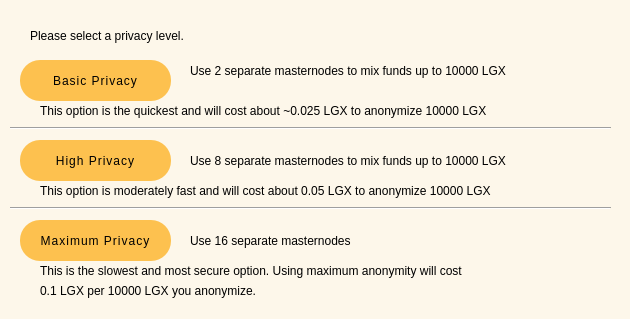
<?xml version="1.0" encoding="UTF-8"?>
<ui version="4.0">
 <class>ObfuscationConfig</class>
 <widget class="QDialog" name="ObfuscationConfig">
  <property name="geometry">
   <rect>
    <x>0</x>
    <y>0</y>
    <width>630</width>
    <height>319</height>
   </rect>
  </property>
  <property name="windowTitle">
   <string>Configure Obfuscation</string>
  </property>
  <property name="styleSheet">
   <string notr="true">QPushButton {
  background-color: #fdc14f;
  padding: 0.85em 2em;
  letter-spacing: 1px;
  color: #000000;
  font-size: 12px;
  border-radius: 20px;
}
QPushButton:hover {
  background-color: #fb9803;
}
QPushButton:focus {
  border: none;
  outline: none;
}
QPushButton:pressed {
  border: 1px solid #ff7300;
}

QPushButton:disabled {
  border: 1px solid #aaaaaa;
  background-color: #bbbbbb;
}
QDialog{
background: #fdf7ea;
}</string>
  </property>
  <widget class="QPushButton" name="buttonBasic">
   <property name="geometry">
    <rect>
     <x>20</x>
     <y>60</y>
     <width>151</width>
     <height>41</height>
    </rect>
   </property>
   <property name="text">
    <string>Basic Privacy</string>
   </property>
  </widget>
  <widget class="QPushButton" name="buttonHigh">
   <property name="geometry">
    <rect>
     <x>20</x>
     <y>140</y>
     <width>151</width>
     <height>41</height>
    </rect>
   </property>
   <property name="text">
    <string>High Privacy</string>
   </property>
  </widget>
  <widget class="QPushButton" name="buttonMax">
   <property name="geometry">
    <rect>
     <x>20</x>
     <y>220</y>
     <width>151</width>
     <height>41</height>
    </rect>
   </property>
   <property name="text">
    <string>Maximum Privacy</string>
   </property>
  </widget>
  <widget class="QLabel" name="label">
   <property name="geometry">
    <rect>
     <x>30</x>
     <y>20</y>
     <width>571</width>
     <height>31</height>
    </rect>
   </property>
   <property name="text">
    <string>Please select a privacy level.</string>
   </property>
  </widget>
  <widget class="QLabel" name="label_2">
   <property name="geometry">
    <rect>
     <x>190</x>
     <y>60</y>
     <width>421</width>
     <height>21</height>
    </rect>
   </property>
   <property name="text">
    <string>Use 2 separate masternodes to mix funds up to 10000 LGX</string>
   </property>
  </widget>
  <widget class="QLabel" name="label_3">
   <property name="geometry">
    <rect>
     <x>190</x>
     <y>150</y>
     <width>411</width>
     <height>21</height>
    </rect>
   </property>
   <property name="text">
    <string>Use 8 separate masternodes to mix funds up to 10000 LGX</string>
   </property>
  </widget>
  <widget class="QLabel" name="label_4">
   <property name="geometry">
    <rect>
     <x>190</x>
     <y>230</y>
     <width>421</width>
     <height>21</height>
    </rect>
   </property>
   <property name="text">
    <string>Use 16 separate masternodes</string>
   </property>
  </widget>
  <widget class="QLabel" name="label_6">
   <property name="geometry">
    <rect>
     <x>40</x>
     <y>100</y>
     <width>561</width>
     <height>21</height>
    </rect>
   </property>
   <property name="text">
    <string>This option is the quickest and will cost about ~0.025 LGX to anonymize 10000 LGX</string>
   </property>
  </widget>
  <widget class="QLabel" name="label_7">
   <property name="geometry">
    <rect>
     <x>40</x>
     <y>180</y>
     <width>561</width>
     <height>21</height>
    </rect>
   </property>
   <property name="text">
    <string>This option is moderately fast and will cost about 0.05 LGX to anonymize 10000 LGX</string>
   </property>
  </widget>
  <widget class="QLabel" name="label_8">
   <property name="geometry">
    <rect>
     <x>40</x>
     <y>260</y>
     <width>561</width>
     <height>21</height>
    </rect>
   </property>
   <property name="text">
    <string>This is the slowest and most secure option. Using maximum anonymity will cost</string>
   </property>
  </widget>
  <widget class="QLabel" name="label_9">
   <property name="geometry">
    <rect>
     <x>40</x>
     <y>280</y>
     <width>561</width>
     <height>21</height>
    </rect>
   </property>
   <property name="text">
    <string>0.1 LGX per 10000 LGX you anonymize.</string>
   </property>
  </widget>
  <widget class="Line" name="line">
   <property name="geometry">
    <rect>
     <x>10</x>
     <y>120</y>
     <width>601</width>
     <height>16</height>
    </rect>
   </property>
   <property name="orientation">
    <enum>Qt::Horizontal</enum>
   </property>
  </widget>
  <widget class="Line" name="line_2">
   <property name="geometry">
    <rect>
     <x>10</x>
     <y>200</y>
     <width>601</width>
     <height>16</height>
    </rect>
   </property>
   <property name="orientation">
    <enum>Qt::Horizontal</enum>
   </property>
  </widget>
 </widget>
 <resources/>
 <connections/>
</ui>
